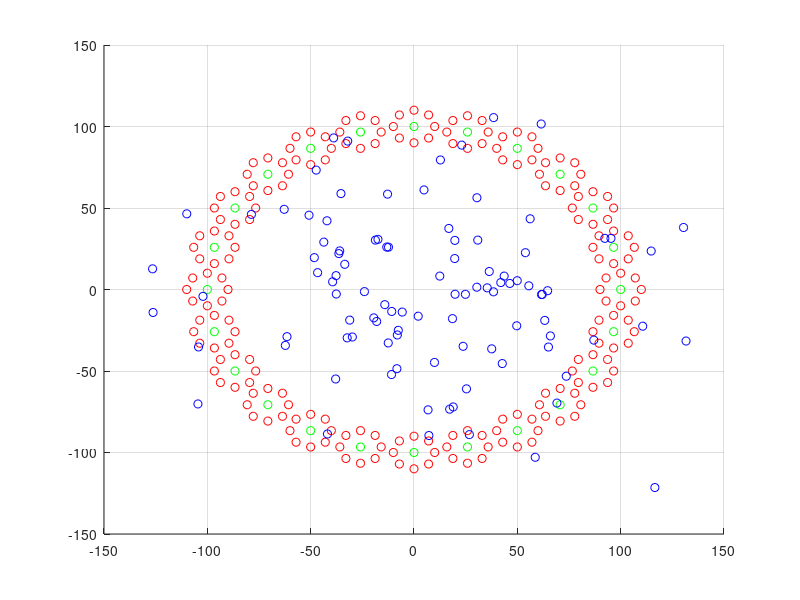

Source code (MATLAB):
clear
close
clc

% Class constants.
classElements = 8;
classRadius = 1e1;

% Script constants.
classes = 24;
radius = 1e2;

% Test constants.
scale = radius / 2;
tests = 100;

% Compute degrees for every class center.
step = (2 * pi) / classes;
degrees = step : step : 2 * pi;

% Allocate space for class center vectors.
centers = zeros(2, classes);

% Compute the class center vectors.
for k = 1 : classes
    centers(:, k) = [ cos(degrees(k)) ; sin(degrees(k)) ] .* radius;
end

% Compute degrees for every class member.
step = (2 * pi) / classElements;
degrees = step : step : 2 * pi;

% Allocate space for every class element vector.
classifiers = zeros(2, classElements, classes);

for k = 1 : classes
    for l = 1 : classElements
        % Compute every class member vector.
        element = [ cos(degrees(l)) ; sin(degrees(l))] .* classRadius;
        % Translate the origin of the member to the class center,
        element = centers(:, k) + element;
        % Store the new member.
        classifiers(:, l, k) = element;
    end
end

% Allocate space for class mean vectors.
means = zeros(2, classes);
grid on
hold on

for k = 1 : classes
    plot(classifiers(1, :, k), classifiers(2, :, k), 'ro');
    % Compute the class means.
    means(:, k) = mean(classifiers(:, :, k), 2);
end

% Plot the class means.
plot(means(1, :), means(2, :), 'go');

for k = 1 : tests
    % Generate random test.
    testPoint = [ randn() ; randn() ] .* scale;
    % Minimal distance starts at infinity.
    minDist = Inf;
    % Pick any class as the closest class.
    minClass = 1;
    for l = 1 : classes
        % Compute distance to class mean.
        dist = norm(means(:, l) - testPoint);
        if minDist > dist
            % Minimize distance.
            minDist = dist;
            % Store the new closest class.
            minClass = l;
        end
    end
    % Output for this test case.
    fprintf('El vector [%f; %f] ', testPoint);
    fprintf('pertenece a la clase %d\n', minClass);
    % Plot the test vector.
    plot(testPoint(1, :), testPoint(2, :), 'bo');
end

clear